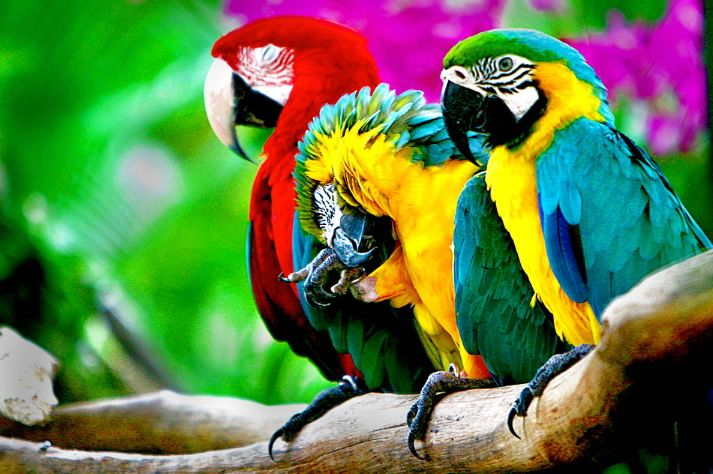
#> input picture ML_HSE/files/parrots.jpg, 713 x 474 px, found by its file name
$ jupyter execute HW12_Pandas_Clust.ipynb
#> lines starting #> are read from the running program, lines starting #| are printed output that depends on the picture
[cell 1]
import pandas as pd
import numpy as np
import matplotlib.pyplot as plt
from skimage.io import imread
from skimage import img_as_float
import scipy
from sklearn.model_selection import train_test_split

[cell 2]
image =imread('C:/Users/Arcry/SkillBox/ML_HSE/files/parrots.jpg')
#> image is the input picture: shape (474, 713, 3); mean R, G, B 96.8, 122.9, 72.5

[cell 3]
import pylab
pylab.imshow(image)

[cell 4]
img = img_as_float(image)

[cell 5]
r = np.array([img[:,:,0].ravel()]).T
g = np.array([img[:,:,1].ravel()]).T
b = np.array([img[:,:,2].ravel()]).T
result = np.hstack((r,g))
#> result = 337962 pairs, first value 0 to 1, second value 0 to 1
result = np.hstack((result,b))

[cell 6]
result

[cell 7]
from sklearn.cluster import KMeans

[cell 8]
def recreate_image(codebook, labels, w, h):
    """Recreate the (compressed) image from the code book & labels"""
    d = codebook.shape[1]
    image = np.zeros((w, h, d))
    label_idx = 0
    for i in range(w):
        for j in range(h):
            image[i][j] = codebook[labels[label_idx]]
            label_idx += 1
    return image

[cell 9]
w, h, d = original_shape = tuple(img.shape)
#> w = 474; h = 713; d = 3; original_shape = (474, 713, 3)
assert d == 3

[cell 10]
import time
from tqdm import tqdm

[cell 11]
fig, axs = plt.subplots(5, 4, figsize=(20, 25))
for i, ax in tqdm(zip(range(1, 21), axs.flatten()), total= 20):
    kmeans = KMeans(n_clusters=i, init='k-means++', random_state=241)
    kmeans.fit(result)
    labels = kmeans.predict(result)
    image_pred = recreate_image(kmeans.cluster_centers_, labels, w, h)
    psnr = 10 * np.log10(1.0 / np.mean((img - image_pred) ** 2))
    ax.set_title(f'n = {i}, PSNR = {round(psnr, 2)}')
    ax.imshow(recreate_image(kmeans.cluster_centers_, labels, w, h))
    time.sleep(1)
#> this loop made 20 passes
#> psnr on passes 1 to 12: 9.84, 12.11, 13.17, 14.32, 15.09, 16.57, 17.67, 18.38, 19.14, 19.54, 20.08, 20.58
#> pass 1, `image_pred = recreate_image(kmeans.cluster_centers_, labels, w, h)`:
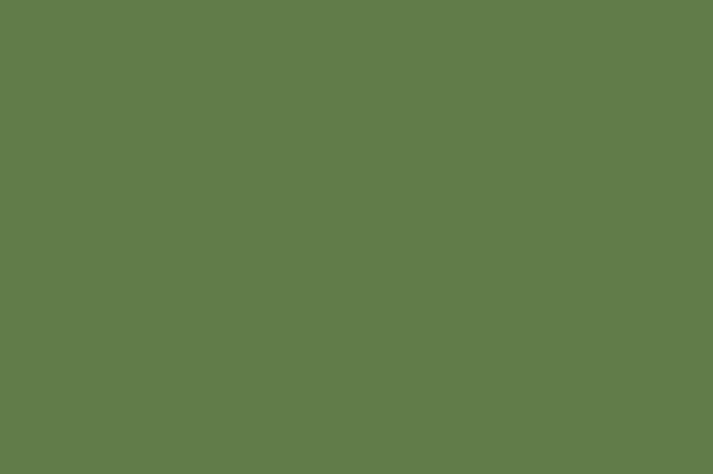
#> image_pred: shape (474, 713, 3) float64; mean of channels 0, 1, 2 0.38, 0.482, 0.284; drawn as R, G, B
#> pass 2, `image_pred = recreate_image(kmeans.cluster_centers_, labels, w, h)`:
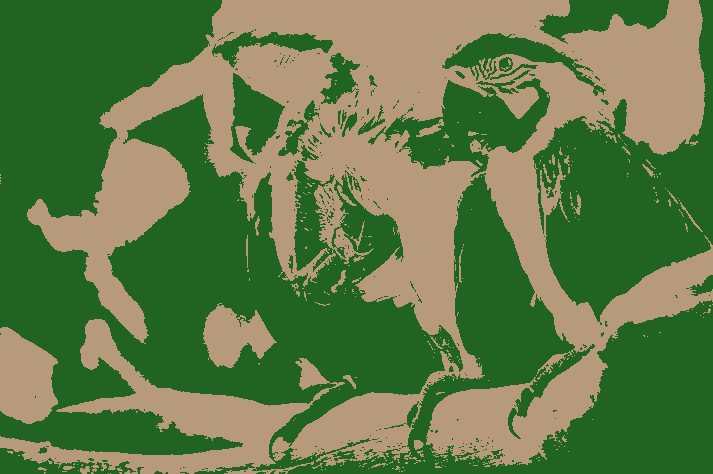
#> image_pred: shape (474, 713, 3) float64; mean of channels 0, 1, 2 0.38, 0.482, 0.284; drawn as R, G, B
#> pass 3, `image_pred = recreate_image(kmeans.cluster_centers_, labels, w, h)`:
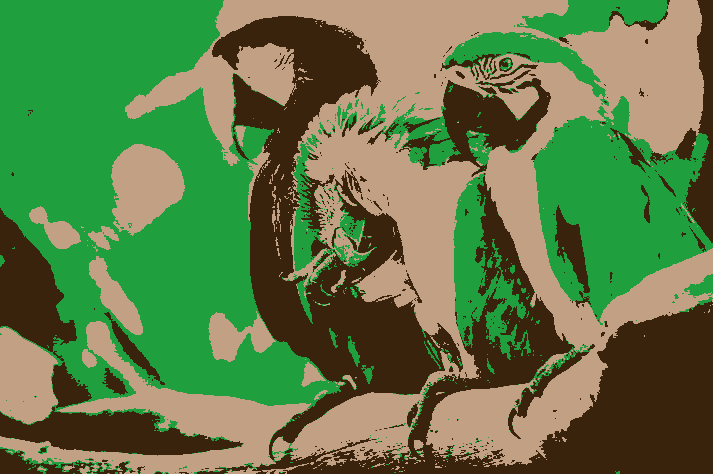
#> image_pred: shape (474, 713, 3) float64; mean of channels 0, 1, 2 0.38, 0.482, 0.284; drawn as R, G, B
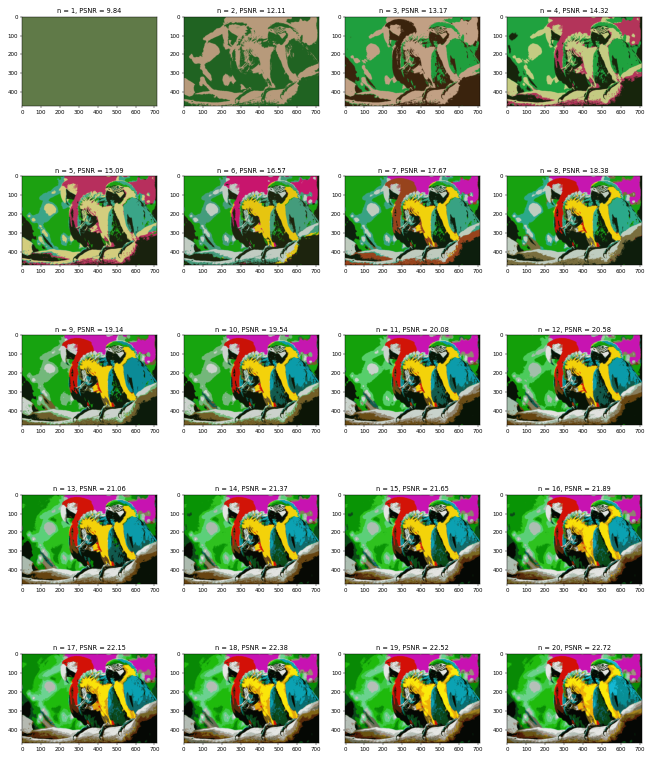
#> figure drawn by matplotlib, 20 panels
